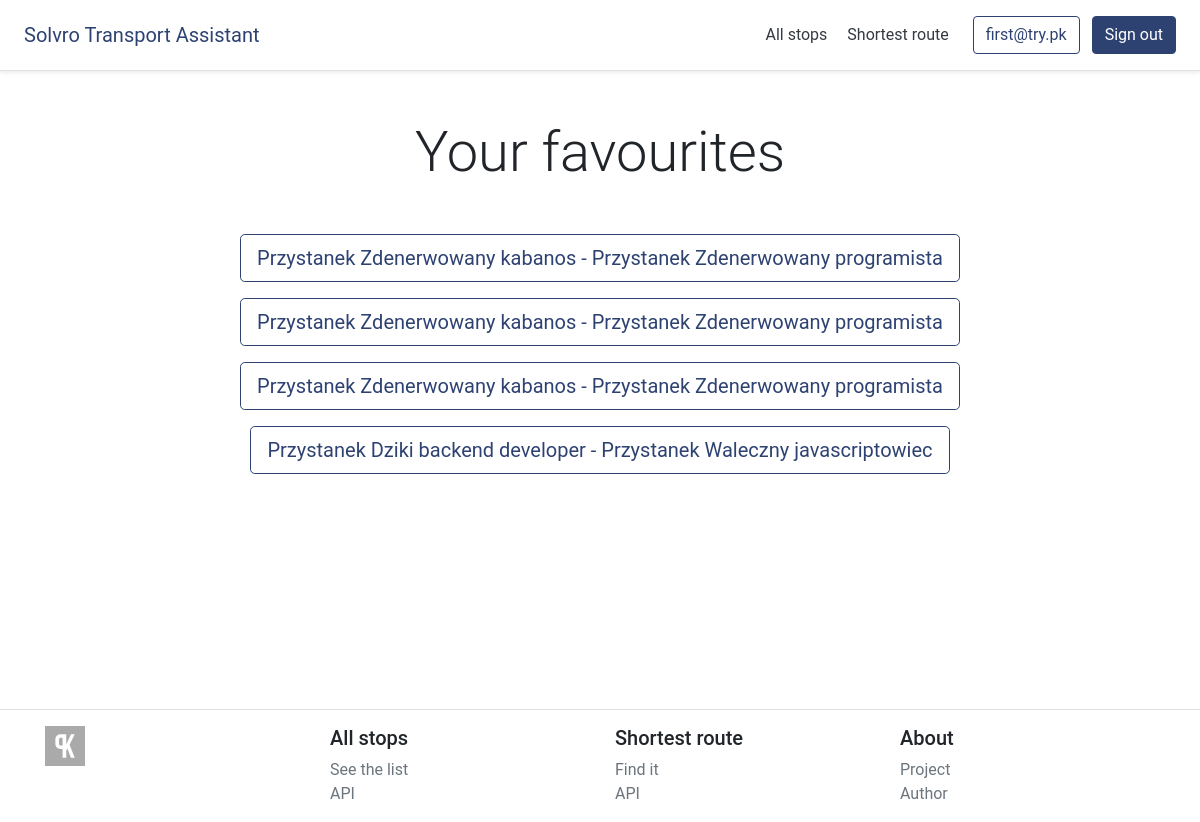
The page /favourites (signed in) on the database as committed earlier.
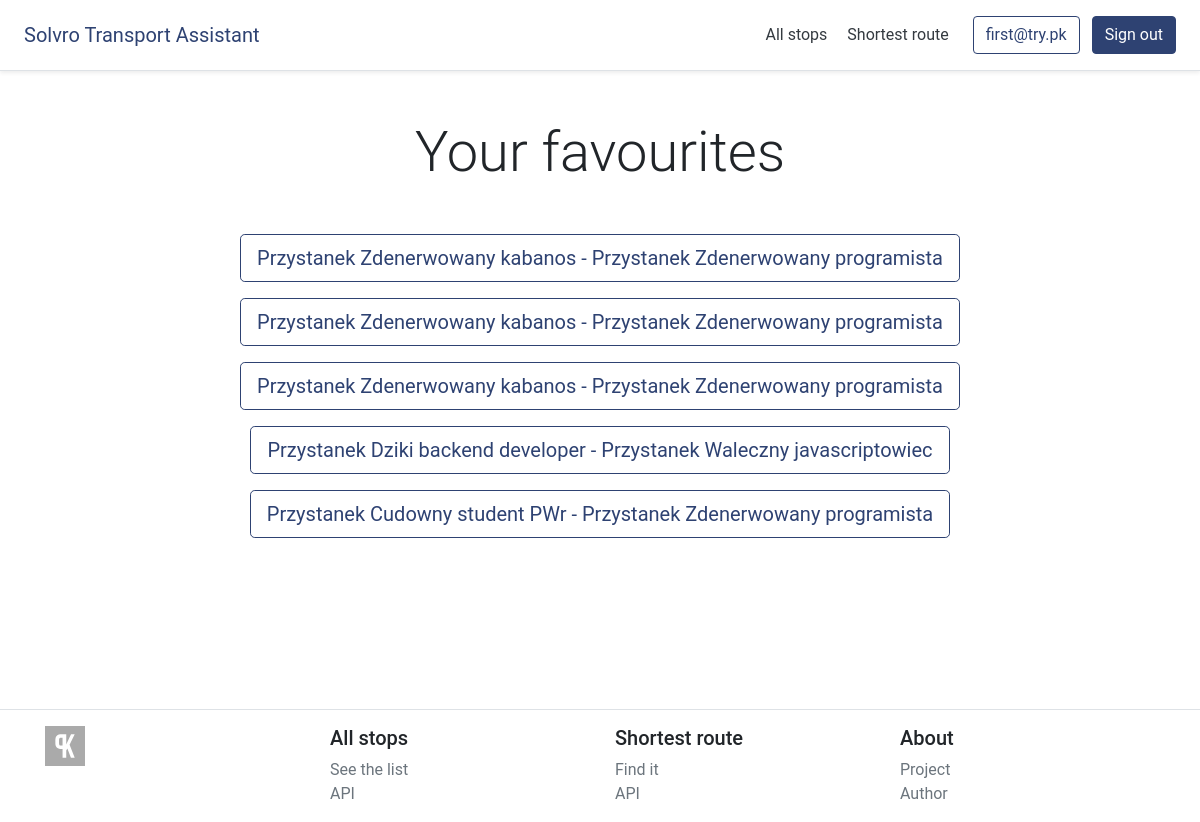
The same page on the database as committed later.
### main/models.py (models this page shows, shortened)
class Favourite(models.Model):
    source = models.CharField(max_length=255)
    target = models.CharField(max_length=255)
    user = models.ForeignKey(CustomUser, on_delete=models.CASCADE)

### main/views.py (the view, shortened to what this page needs)
# urls.py: path("favourites", views.Favourites.as_view(), name="favourites"),
class Favourites(LoginRequiredMixin, View):
    template_name = "main/favourites.html"
    def get(self, request):
        favourites = Favourite.objects.filter(user=request.user)
        return render(request, self.template_name, {"favourites": favourites})

### users/models.py (called while the page is built)
    def __str__(self):
        return self.email

### main/templates/main/favourites.html (shortened to what this page needs)
{% extends 'main/base.html' %}
{% block content %}
{% if favourites %}
  <h1 class="display-4 text-center my-5">Your favourites</h1>
  {% for favourite in favourites %}
    <form method="post" action="{% url 'shortest_route' %}">
      <button type="submit" class="btn btn-lg d-block mb-3 mx-auto btn-outline-primary">{{ favourite.source }} - {{ favourite.target }}</button>
    </form>
  {% endfor %}
{% else %}
  <h1 class="display-4 text-center my-5">You don't have any favourites.</h1>
{% endif %}
{% endblock %}

Rows that differ between the two databases and show on the page:
added Favourite: source "Przystanek Cudowny student PWr", target "Przystanek Zdenerwowany programista"
